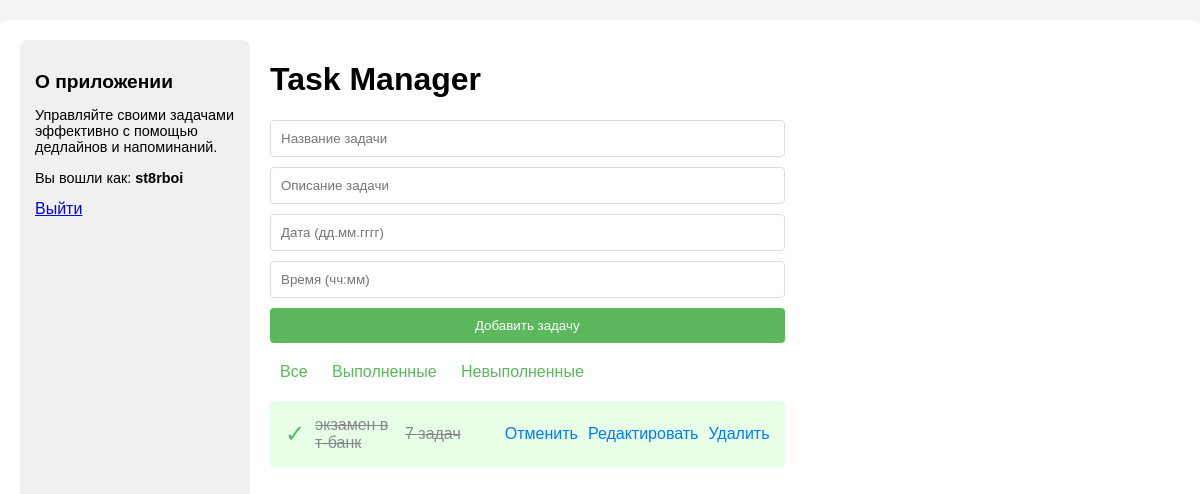
Screenshot of /completed (signed in) with the database file from the repository.
### app/models.py (models this page shows, shortened)
class User(db.Model, UserMixin):
    id = db.Column(db.Integer, primary_key=True)
    username = db.Column(db.String(150), unique=True, nullable=False)
    password_hash = db.Column(db.String(256), nullable=False)

class Task(db.Model):
    __tablename__ = 'tasks'
    id = db.Column(db.Integer, primary_key=True)
    title = db.Column(db.String(50), nullable=False)
    description = db.Column(db.String(200), nullable=False)
    completed = db.Column(db.Boolean, default=False)
    deadline = db.Column(db.DateTime, nullable=True)
    user_id = db.Column(db.Integer, db.ForeignKey('user.id'))
    user = db.relationship('User', backref='tasks')

### app/app.py (the view)
@app.route('/')
@app.route('/<filter>')
def index(filter='all'):
    if not current_user.is_authenticated:
        return redirect(url_for('auth.login'))  # auth — это имя blueprint
    match filter:
        case 'completed':
            tasks = Task.query.filter_by(user_id=current_user.id, completed=True).all()
        case 'pending':
            tasks = Task.query.filter_by(user_id=current_user.id, completed=False).all()
        case _:
            tasks = Task.query.filter_by(user_id=current_user.id).all()
    return render_template('index.html', tasks=tasks)

### app/app.py (called while the page is built)
@login_manager.user_loader
def load_user(user_id):
    return User.query.get(int(user_id))

### templates/index.html (shortened to what this page needs)
<!DOCTYPE html>
<html lang="ru">
<head>
    <link rel="stylesheet" href="{{ url_for('static', filename='style.css') }}">
    <link rel="stylesheet" href="https://cdnjs.cloudflare.com/ajax/libs/animate.css/4.1.1/animate.min.css">
    <link rel="stylesheet" href="https://cdnjs.cloudflare.com/ajax/libs/aos/2.3.4/aos.css">
</head>
<body>
    <div class="container">
        <aside class="sidebar-left">
            <h2>О приложении</h2>
            <p>Управляйте своими задачами эффективно с помощью дедлайнов и напоминаний.</p>
            <div class="user-panel" style="margin-bottom: 20px;">
                <p>Вы вошли как: <strong>{{ current_user.username }}</strong></p>
                <a href="{{ url_for('auth.logout') }}" class="logout-btn">Выйти</a>
            </div>
        </aside>
        <main class="content">
            <div class="main-content" data-aos="fade-up">
                <h1>Task Manager</h1>
                <form action="{{ url_for('tasks.add_task') }}" method="POST" class="task-form" data-aos="fade-up">
                    <input type="text" name="title" placeholder="Название задачи" required>
                    <input type="text" name="description" placeholder="Описание задачи" required>
                    <input type="text" name="date" placeholder="Дата (дд.мм.гггг)" pattern="\d{2}\.\d{2}\.\d{4}">
                    <input type="text" name="time" placeholder="Время (чч:мм)" pattern="\d{2}:\d{2}">
                    <button type="submit" class="add-btn">Добавить задачу</button>
                </form>
                <div class="filters" data-aos="fade-up">
                    <a href="{{ url_for('index', filter='all') }}">Все</a>
                    <a href="{{ url_for('index', filter='completed') }}">Выполненные</a>
                    <a href="{{ url_for('index', filter='pending') }}">Невыполненные</a>
                </div>
                <ul class="task-list">
                    {% if tasks %}
                        {% for task in tasks %}
                        <li class="{% if task.completed %}completed{% endif %}" data-aos="fade-up">
                            {% if task.completed %}
                            <span class="checkmark">&#10003;</span>
                            {% endif %}
                            <span class="task-content">{{ task.title }}</span>
                            <span class="task-content">{{ task.description }}</span>
                            <div class="actions">
                                <a href="{{ url_for('tasks.complete_task', id=task.id) }}">
                                    {{ "Отменить" if task.completed else "Выполнить" }}
                                </a>
                                <a href="{{ url_for('tasks.update_task', id=task.id) }}">Редактировать</a>
                                <a href="{{ url_for('tasks.delete_task', id=task.id) }}">Удалить</a>
                            </div>
                        </li>
                        {% endfor %}
                    {% else %}
                        <p class="no-tasks" data-aos="fade-up">Нет задач для отображения.</p>
                    {% endif %}
                </ul>
            </div>
        </main>
    </div>
</body>
</html>

### static/style.css (style rules this page uses)
body { font-family: 'Arial', sans-serif; background-color: #f4f4f4; margin: 0; padding: 0; display: flex; min-height: 100vh; }
.container { display: flex; flex: 1; margin: 20px auto; max-width: 1200px; background: #fff; padding: 20px; border-radius: 8px; }
.sidebar-left, .sidebar-right { width: 200px; background: #f0f0f0; padding: 15px; border-radius: 8px; }
.sidebar-left h2, .sidebar-right h2 { font-size: 1.2em; margin-bottom: 10px; }
.sidebar-left p, .sidebar-right ul { font-size: 0.9em; }
.main-content { flex: 1; margin: 0 20px; }
.task-form { display: flex; flex-direction: column; margin-bottom: 20px; }
.task-form input { margin-bottom: 10px; padding: 10px; border: 1px solid #ddd; border-radius: 4px; }
.task-form .add-btn { padding: 10px; background-color: #5cb85c; color: white; border: none; border-radius: 4px; cursor: pointer; }
.filters { margin-bottom: 20px; }
.filters a { margin: 0 10px; text-decoration: none; color: #5cb85c; font-size: 16px; }
.task-list { list-style: none; padding: 0; }
.task-list li { background: #f9f9f9; padding: 15px; margin-bottom: 10px; border-radius: 4px; display: flex; align-items: center; }
.task-list li.completed { background: #e6ffe6; }
.task-list li.completed .task-content { text-decoration: line-through; color: #888; }
.checkmark { color: #5cb85c; font-size: 1.5em; margin-right: 10px; }
.task-content { flex: 1; }
.actions { margin-left: auto; display: flex; align-items: center; }
.actions a { margin-left: 10px; text-decoration: none; color: #007bff; font-size: 16px; }

### rows the page displays
User: username "st8rboi"
Task: title "экзамен в т-банк", description "7 задач", completed "Отменить"
